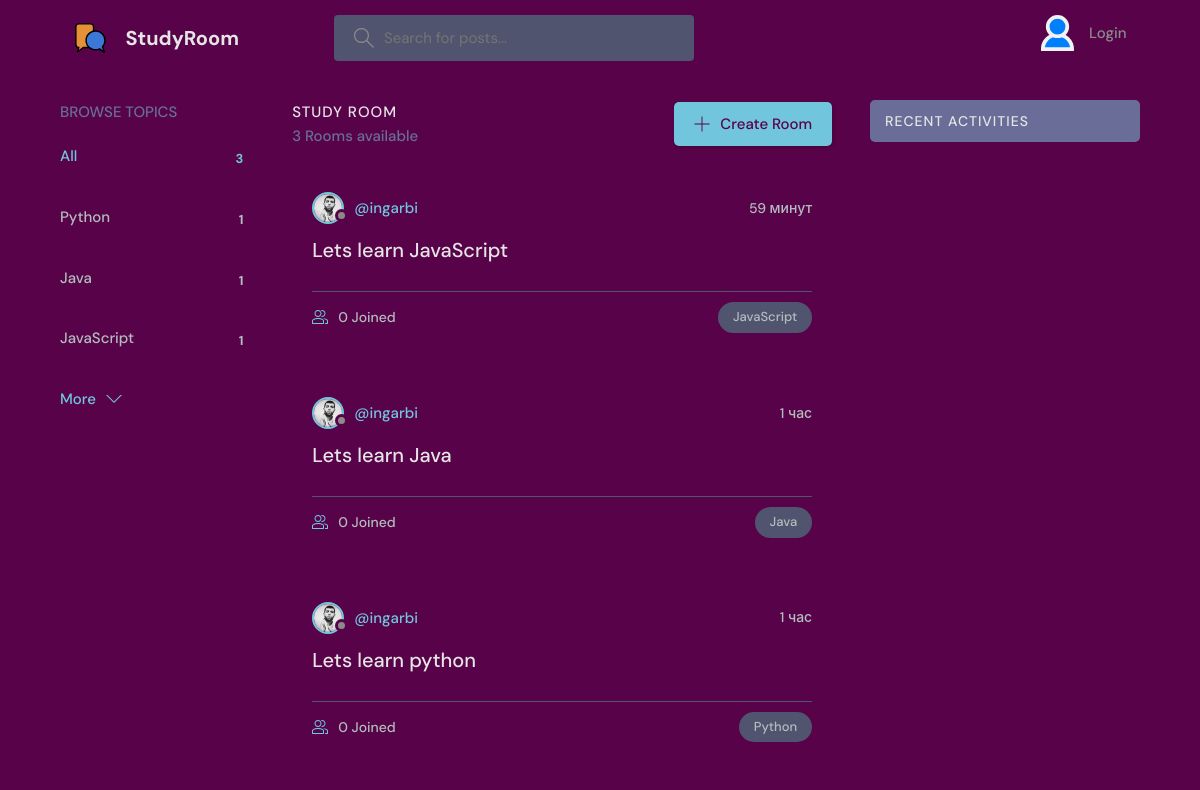
The page / on the database its author committed.
### base/models.py (models this page shows, shortened)
class Topic(models.Model):
    name = models.CharField(max_length=200)

class Room(models.Model):
    host = models.ForeignKey(User, on_delete=models.SET_NULL, null=True)
    topic = models.ForeignKey(Topic, on_delete=models.SET_NULL, null=True)
    name = models.CharField(max_length=200)
    description = models.TextField(null=True, blank=True)
    participants = models.ManyToManyField(
        User, related_name='participants', blank=True)
    updated = models.DateTimeField(auto_now=True)
    created = models.DateTimeField(auto_now_add=True)
    class Meta:
        ordering = ['-updated', '-created']

class User(AbstractUser):
    name = models.CharField(max_length=200, null=True)
    username = models.CharField(max_length=200, null=True)
    email = models.EmailField(unique=True, null=True)
    bio = models.TextField(null=True)
    avatar = models.ImageField(null=True, default="avatar.svg")
    objects = UserManager()
    USERNAME_FIELD = 'email'
    REQUIRED_FIELDS = []

### base/views.py (the view)
# urls.py: path('', views.home, name="home"),
def home(request):
    q = request.GET.get('q') if request.GET.get('q') != None else ''
    rooms = Room.objects.filter(
        Q(topic__name__icontains=q) |
        Q(name__icontains=q) |
        Q(description__icontains=q)
        )
    topics = Topic.objects.all()[0:5]
    room_count = rooms.count()
    room_messages = Message.objects.filter(Q(room__topic__name__icontains=q))
    context = {'rooms': rooms, 'topics': topics,'room_count':room_count, 'room_messages':room_messages,}
    return render(request, 'base/home.html', context)

### base/templates/base/home.html (shortened to what this page needs)
{% extends 'main.html' %}
{% block content%}
    <main class="layout layout--3">
      <div class="container">
        {% include 'base/topics_component.html'%}
        <div class="roomList">
          <div class="roomList__header">
            <div>
              <h2>Study Room</h2>
              <p>{{room_count}} Rooms available</p>
            </div>
            <a class="btn btn--main" href="{% url 'create-room' %}">
              <svg version="1.1" xmlns="http://www.w3.org/2000/svg" width="32" height="32" viewBox="0 0 32 32">
                <title>add</title>
                <path
                  d="M16.943 0.943h-1.885v14.115h-14.115v1.885h14.115v14.115h1.885v-14.115h14.115v-1.885h-14.115v-14.115z"
                ></path>
              </svg>
              Create Room
            </a>
          </div>
          {% include 'base/feed_component.html' %}
        </div>
        {% include 'base/activity_component.html' %}
      </div>
    </main>
    {% endblock %}

### base/templates/base/topics_component.html
<div class="topics">
    <div class="topics__header">
      <h2>Browse Topics</h2>
    </div>
    <ul class="topics__list">
      <li>
        <a href="{% url 'home' %}" class="active">All <span>{{topics.count}}</span></a>
      </li>
      {% for topic in topics%}
      <li>
        <a href="{% url 'home'%}?q={{topic.name}}">{{topic.name}} <span>{{topic.room_set.all.count}}</span></a>
      </li>
      {% endfor %}
    </ul>
    <a class="btn btn--link" href="{% url 'topics' %}">
      More
      <svg version="1.1" xmlns="http://www.w3.org/2000/svg" width="32" height="32" viewBox="0 0 32 32">
        <title>chevron-down</title>
        <path d="M16 21l-13-13h-3l16 16 16-16h-3l-13 13z"></path>
      </svg>
    </a>
  </div>

### base/templates/base/feed_component.html (shortened to what this page needs)
{% for room in rooms %}
<div class="roomListRoom">
    <div class="roomListRoom__header">
      <a href="{% url 'user-profile' room.host.id %}" class="roomListRoom__author">
        <div class="avatar avatar--small">
          <img src="{{room.host.avatar.url}}" />
        </div>
        <span>@{{room.host.username}}</span>
      </a>
      <div class="roomListRoom__actions">
        <span>{{room.created|timesince}}</span>
      </div>
    </div>
    <div class="roomListRoom__content">
      <a href="{% url 'room' room.id %}">{{room.name}}</a>
    </div>
    <div class="roomListRoom__meta">
      <a href="{% url 'room' room.id %}" class="roomListRoom__joined">
        {{room.participants.all.count}} Joined
      </a>
      <p class="roomListRoom__topic">{{room.topic.name}}</p>
    </div>
  </div>
  {% endfor %}

### static/styles/style.css (style rules this page uses)
:root { --color-main: #71c6dd; --color-main-light: #e1f6fb; --color-dark: #580349; --color-dark-medium: #51546e; --color-dark-light: #696d97; --color-light: #e5e5e5; --color-gray: #8b8b8b; --color-light-gray: #b2bdbd; --color-bg: #580349; --color-success: #5dd693; --color-error: #fc4b0b; }
* { font-family: "DM Sans", -apple-system, BlinkMacSystemFont, "Segoe UI", Roboto, Oxygen, Ubuntu, Cantarell, "Open Sans", "Helvetica Neue", sans-serif; margin: 0; padding: 0; box-sizing: border-box; text-rendering: optimizeLegibility; font-size: inherit; }
html { font-size: 56.25%; }
@media only screen and (min-width: 1200px) { html { font-size: 62.5%; } }
body { line-height: 1.6; font-weight: 400; font-size: 1.5rem; color: var(--color-light-gray); background-color: var(--color-bg); min-height: 100vh; }
img { width: 100%; }
a { display: inline-block; color: var(--color-main); text-decoration: none; }
.container { max-width: 120rem; width: 90%; margin: auto; }
.btn { background-color: transparent; border: none; display: inline-flex; align-items: center; gap: 1rem; cursor: pointer; transition: all ease-in-out 0.3s; padding: 1rem 2rem; border-radius: 5px; box-shadow: 1px 1px 3px 1px rgba(0, 0, 0, 0.15); font-weight: 500; }
.btn--link { border-radius: 0; padding: 0; color: var(--color-main); box-shadow: none; }
.btn--main { background-color: var(--color-main); color: var(--color-dark); }
.btn > svg { fill: currentColor; width: 1.6rem; height: 1.6rem; }
.avatar { position: relative; display: inline-block; border-radius: 50%; border: 2px solid var(--color-main); }
.avatar img { display: block; border-radius: 50%; object-fit: cover; object-position: center; }
.avatar::after { content: ""; display: block; position: absolute; background-color: var(--color-gray); z-index: 111; border-radius: 50%; border: 0.3rem solid var(--color-dark); }
.avatar.avatar--small img { width: 2.8rem; height: 2.8rem; }
.avatar.avatar--small:after { width: 0.7rem; height: 0.7rem; bottom: 0px; right: -6px; }
.layout { margin-top: 2.4rem; }
.layout > .container { display: flex; justify-content: space-between; align-items: flex-start; }
.layout--3 > .container > div:first-child { flex-basis: 18%; max-width: 22.5rem; }
.layout--3 > .container > div:nth-child(2) { flex-basis: 50%; }
.topics__header { margin-bottom: 2rem; }
.topics__header h2 { text-transform: uppercase; font-weight: 500; color: var(--color-dark-light); }
.topics__list { list-style: none; }
.topics__list li a { display: flex; justify-content: space-between; margin-bottom: 3rem; font-weight: 500; color: var(--color-light-gray); transition: all 0.3s ease-in-out; }
.topics__list li a.active, .topics__list li a:hover { color: var(--color-main); }
.topics__list li a span { padding: 0.5rem 1rem; background-color: var(--color-dark); border-radius: 3px; font-size: 1.3rem; font-weight: 700; letter-spacing: 1px; }
.roomList__header { display: flex; justify-content: space-between; align-items: center; margin-bottom: 2.4rem; }
.roomList__header h2 { text-transform: uppercase; font-weight: 500; color: var(--color-light); letter-spacing: 1px; }
.roomList__header p { font-weight: 500; color: var(--color-dark-light); }
.roomListRoom { margin-bottom: 2.4rem; background-color: var(--color-dark); border-radius: 1rem; padding: 2rem; }
.roomListRoom__header { display: flex; justify-content: space-between; align-items: center; }
.roomListRoom__author { font-weight: 500; display: flex; align-items: center; gap: 1rem; }
.roomListRoom__actions { display: flex; align-items: flex-start; gap: 1rem; position: relative; }
.roomListRoom__actions span { font-size: 1.4rem; font-weight: 500; }
.roomListRoom__content { margin: 1rem 0; }
.roomListRoom__content a { font-size: 2rem; font-weight: 500; margin-bottom: 1.5rem; color: var(--color-light); transition: all 0.3s ease-in-out; }
.roomListRoom__meta { border-top: 1px solid var(--color-dark-medium); padding-top: 1rem; display: flex; align-items: center; justify-content: space-between; }
.roomListRoom__joined { color: var(--color-light-gray); display: flex; align-items: center; gap: 1rem; font-size: 1.4rem; font-weight: 500; }
.roomListRoom__joined svg { fill: var(--color-main); width: 1.6rem; height: 1.6rem; }
.roomListRoom__topic { padding: 5px 1.5rem; background-color: var(--color-dark-medium); border-radius: 5rem; font-weight: 500; font-size: 1.3rem; }

### rows shown on the page
Topic: name "Python", room_set.all.count "1"
Topic: name "Java", room_set.all.count "1"
Topic: name "JavaScript", room_set.all.count "1"
Room: host.avatar (picture), host.username "ingarbi", created "59 минут", name "Lets learn JavaScript", participants.all.count "0", topic.name "JavaScript"
Room: host.avatar (picture), host.username "ingarbi", created "1 час", name "Lets learn Java", participants.all.count "0", topic.name "Java"
Room: host.avatar (picture), host.username "ingarbi", created "1 час", name "Lets learn python", participants.all.count "0", topic.name "Python"

### other values the page prints
{{ topics.count }} "3"
{{ room_count }} "3"
